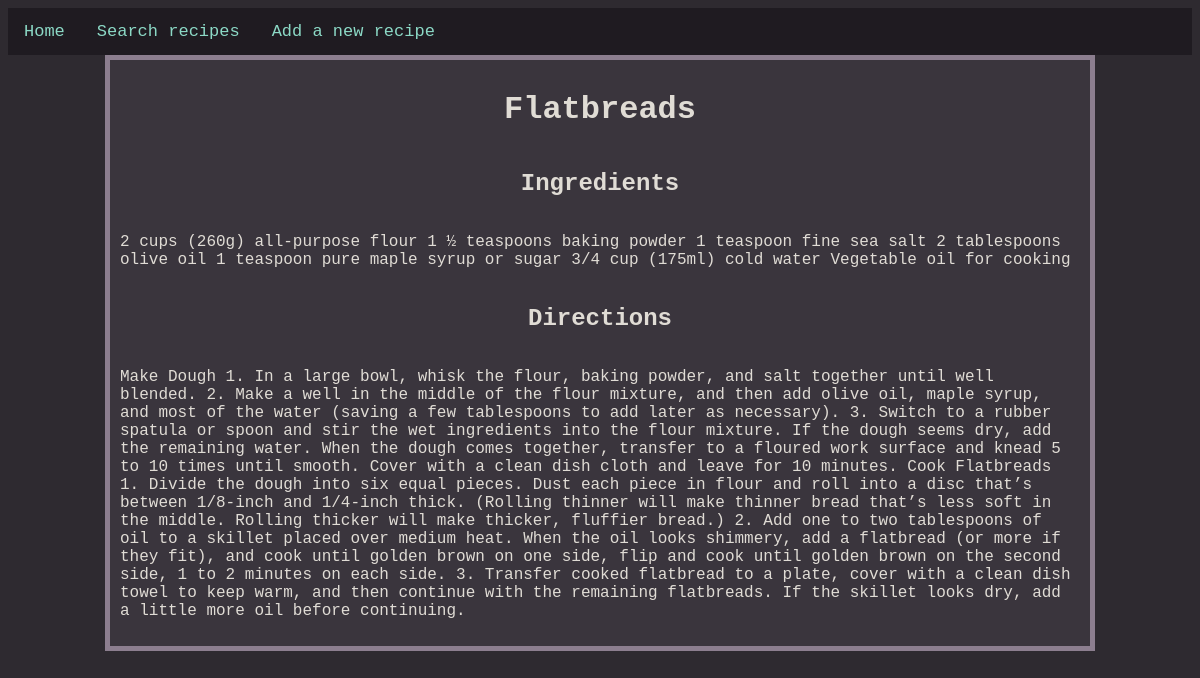
The app's page /recipes/3/ with its own data.
### recipesMain/models.py (models this page shows, shortened)
class recipe(models.Model):
    recipeId = models.BigAutoField(primary_key = True)
    title = models.CharField(max_length = 50)
    ingredients = models.TextField()
    body = models.TextField()
    tag = models.ManyToManyField(category, db_column = "categoryTitle")
    class Meta:
        db_table = "recipe"

### recipesMain/views.py (the view)
# urls.py: path("<int:recipeId>/", views.expandRecipeView, name="expandRecipeView"),
def expandRecipeView(request, recipeId):
    try:
        recipesDisp = recipe.objects.get(pk=recipeId)
        recipeRequest = HttpResponse("This is recipe %s" % recipeId)
    except:
        raise Http404("Recipe does not exist. Maybe you should write it!")
    return render(request, "recipeViews/recipeExpand.html", {"recipesDisp": recipesDisp})

### templates/recipeViews/recipeExpand.html
{% extends "base.html" %}
{% block content %}
<div class="centreColumn">
    <h1>{{ recipesDisp.title }}</h1>
    <h2>Ingredients</h2>
    <p>{{ recipesDisp.ingredients }}</p>
    <h2>Directions</h2>
    <p>{{ recipesDisp.body }}</p>
</div>
{% endblock %}

### static/css/main.css (style rules this page uses)
:root { --retro-bg: #2e2a30; --retro-container-bg: #3a353d; --retro-accent: #ffb347; --retro-accent-dark: #b36b00; --retro-text: #e0dcd5; --retro-link: #8cd9c6; --retro-hover: #ffb347; --retro-border: #8c7e8f; }
.centreColumn { width: 960px; height: 100%; padding: 10px; border: 5px solid var(--retro-border); word-break: keep-all; background-color: var(--retro-container-bg); margin: auto; display: flex; flex-direction: column; align-items: center; color: var(--retro-text); }
body { color: var(--retro-text); background-color: var(--retro-bg); font-family: 'Lucida Console', 'Courier New', monospace; height: 100%; }

### records on screen
recipe: title "Flatbreads", ingredients "2 cups (260g) all-purpose flour 1 ½ teaspoons baking powder 1 teaspoon fine sea salt 2 tablespoons olive oil 1 teaspoon pure maple syrup or sugar 3/4 cup (175ml) cold water Vegetable oil for cooking", body "Make Dough 1. In a large bowl, whisk the flour, baking powder, and salt together until well blended. 2. Make a well in the middle of the flour mixture, and then add olive oil, maple syrup, and most of the water (saving a few tablespoons to add later as necessary). 3. Switch to a rubber spatula or spoon and stir the wet ingredients into the flour mixture. If the dough seems dry, add the remaining water. When the dough comes together, transfer to a floured work surface and knead 5 to 10 times until smooth. Cover with a clean dish cloth and leave for 10 minutes. Cook Flatbreads 1. Divide the dough into six equal pieces. Dust each piece in flour and roll into a disc that’s between 1/8-inch and…"
